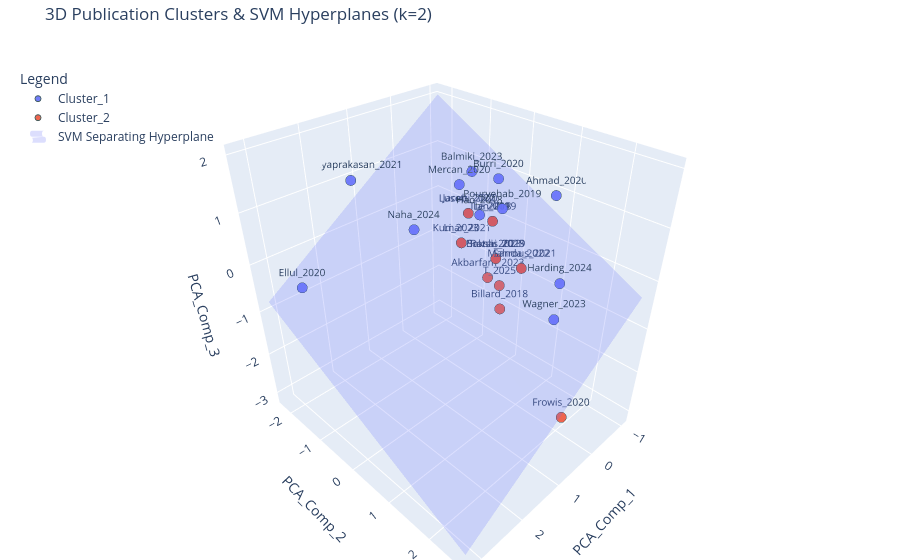

The code cell stored with this chart in its notebook:
### Code cell
# =========================================================================
# STEP 8: Project & Cluster Publications
# =========================================================================
print("\n" + "=" * 70)
print("STEP 8: PUBLICATION PROJECTION & CLUSTERING")
print("=" * 70)

optimal_k = clustering_triangulation["optimal_k_silhouette"]

pca_clusters = project_and_cluster_publications(
    df_metrics=df_metrics,
    pca_results=pipeline_results["pca"],
    n_clusters=2,
    clustering_method="hierarchical",
    publication_labels=pub_labels,
    random_state=random_state,
    plot_scatter=True,
    draw_hyperplanes=True,
    save_path=None
)
pipeline_results["publication_clusters"] = pca_clusters

print(f"Cluster Assignments (k={optimal_k}):")
display(pca_clusters["clustered_publications"])

print(f"\nMean Metric Profiles (0-2 Scale) Across Clusters:")
display(pca_clusters["cluster_metric_profiles"].round(2))

### Figure 1 — Plotly figure (JSON) as saved in the notebook; plotly's stock layout.template omitted (floating-point values rounded to 4 significant figures; data arrays with more than 128 entries replaced by an {"elided": "..."} marker saying what was removed)
{"data": [{"customdata": [["Burri_2020", "Cluster_1"], ["Balmiki_2023", "Cluster_1"], ["Ahmad_2020", "Cluster_1"], ["Harding_2024", "Cluster_1"], ["Hao_2018", "Cluster_1"], ["Ellul_2020", "Cluster_1"], ["Mercan_2020", "Cluster_1"], ["Naha_2024", "Cluster_1"], ["Pourvehab_2019", "Cluster_1"], ["Sathyaprakasan_2021", "Cluster_1"], ["Wagner_2023", "Cluster_1"]], "hovertemplate": "Assigned_Cluster=%{customdata[1]}<br>PCA_Comp_1=%{x}<br>PCA_Comp_2=%{y}<br>PCA_Comp_3=%{z}<br>Publication=%{customdata[0]}<extra></extra>", "legendgroup": "Cluster_1", "marker": {"color": "#636EFA", "line": {"color": "DarkSlateGrey", "width": 1}, "opacity": 0.9, "size": 6, "symbol": "circle"}, "mode": "markers+text", "name": "Cluster_1", "scene": "scene", "showlegend": true, "text": ["Burri_2020", "Balmiki_2023", "Ahmad_2020", "Harding_2024", "Hao_2018", "Ellul_2020", "Mercan_2020", "Naha_2024", "Pourvehab_2019", "Sathyaprakasan_2021", "Wagner_2023"], "textfont": {"size": 10}, "textposition": "top center", "type": "scatter3d", "x": [-0.2629, -0.2704, -0.7538, 0.06398, 1.417, 2.903, 0.1751, 2.135, -0.09668, 1.383, 1.075], "y": [0.04411, -0.5917, 0.9264, 1.741, 1.145, -1.536, -0.466, 0.5332, 0.305, -1.961, 2.373], "z": [1.244, 1.176, 1.06, 0.0366, 1.574, -0.2564, 1.111, 1.376, 0.8238, 1.096, 0.173]}, {"customdata": [["Akbarfam_2023", "Cluster_2"], ["Lusetti_2020", "Cluster_2"], ["Li_2019", "Cluster_2"], ["Li_2023", "Cluster_2"], ["Kumar_2021", "Cluster_2"], ["Jacob_2022", "Cluster_2"], ["Frowis_2020", "Cluster_2"], ["Tian_2019", "Cluster_2"], ["T_2025", "Cluster_2"], ["Sanda_2022", "Cluster_2"], ["Sakshi_2023", "Cluster_2"], ["Rana_2023", "Cluster_2"], ["Billard_2018", "Cluster_2"], ["Brotsis_2019", "Cluster_2"], ["Le_2018", "Cluster_2"], ["Mahrous_2021", "Cluster_2"]], "hovertemplate": "Assigned_Cluster=%{customdata[1]}<br>PCA_Comp_1=%{x}<br>PCA_Comp_2=%{y}<br>PCA_Comp_3=%{z}<br>Publication=%{customdata[0]}<extra></extra>", "legendgroup": "Cluster_2", "marker": {"color": "#EF553B", "line": {"color": "DarkSlateGrey", "width": 1}, "opacity": 0.9, "size": 6, "symbol": "circle"}, "mode": "markers+text", "name": "Cluster_2", "scene": "scene", "showlegend": true, "text": ["Akbarfam_2023", "Lusetti_2020", "Li_2019", "Li_2023", "Kumar_2021", "Jacob_2022", "Frowis_2020", "Tian_2019", "T_2025", "Sanda_2022", "Sakshi_2023", "Rana_2023", "Billard_2018", "Brotsis_2019", "Le_2018", "Mahrous_2021"], "textfont": {"size": 10}, "textposition": "top center", "type": "scatter3d", "x": [-0.4904, -0.6201, -0.6127, -0.6641, -0.6641, -0.6201, 0.08904, -0.6127, -0.3737, -0.5325, -0.54, -0.54, 0.09828, -0.54, -0.6127, -0.5325], "y": [-0.3105, -0.985, -0.3492, -1.207, -1.207, -0.985, 2.139, -0.3492, 0.0985, 0.4734, -0.1624, -0.1624, 0.5306, -0.1624, -0.3492, 0.4734], "z": [-1.051, 0.07438, 0.142, -0.698, -0.698, 0.07438, -2.749, 0.142, -0.9913, -0.5034, -0.571, -0.571, -1.082, -0.571, 0.142, -0.5034]}, {"colorscale": [[0, "#636EFA"], [1, "#636EFA"]], "hoverinfo": "skip", "name": "SVM Separating Hyperplane", "opacity": 0.22, "showlegend": true, "showscale": false, "type": "surface", "x": {"elided": "25x25 float values"}, "y": {"elided": "25x25 float values"}, "z": {"elided": "25x25 float values"}}], "layout": {"legend": {"title": {"text": "Legend"}, "tracegroupgap": 0, "x": 0.02, "xanchor": "left", "y": 0.95, "yanchor": "top"}, "margin": {"b": 0, "l": 0, "r": 0, "t": 40}, "scene": {"domain": {"x": [0, 1], "y": [0, 1]}, "xaxis": {"title": {"text": "PCA_Comp_1"}}, "yaxis": {"title": {"text": "PCA_Comp_2"}}, "zaxis": {"title": {"text": "PCA_Comp_3"}}}, "title": {"text": "3D Publication Clusters & SVM Hyperplanes (k=2)"}}}
